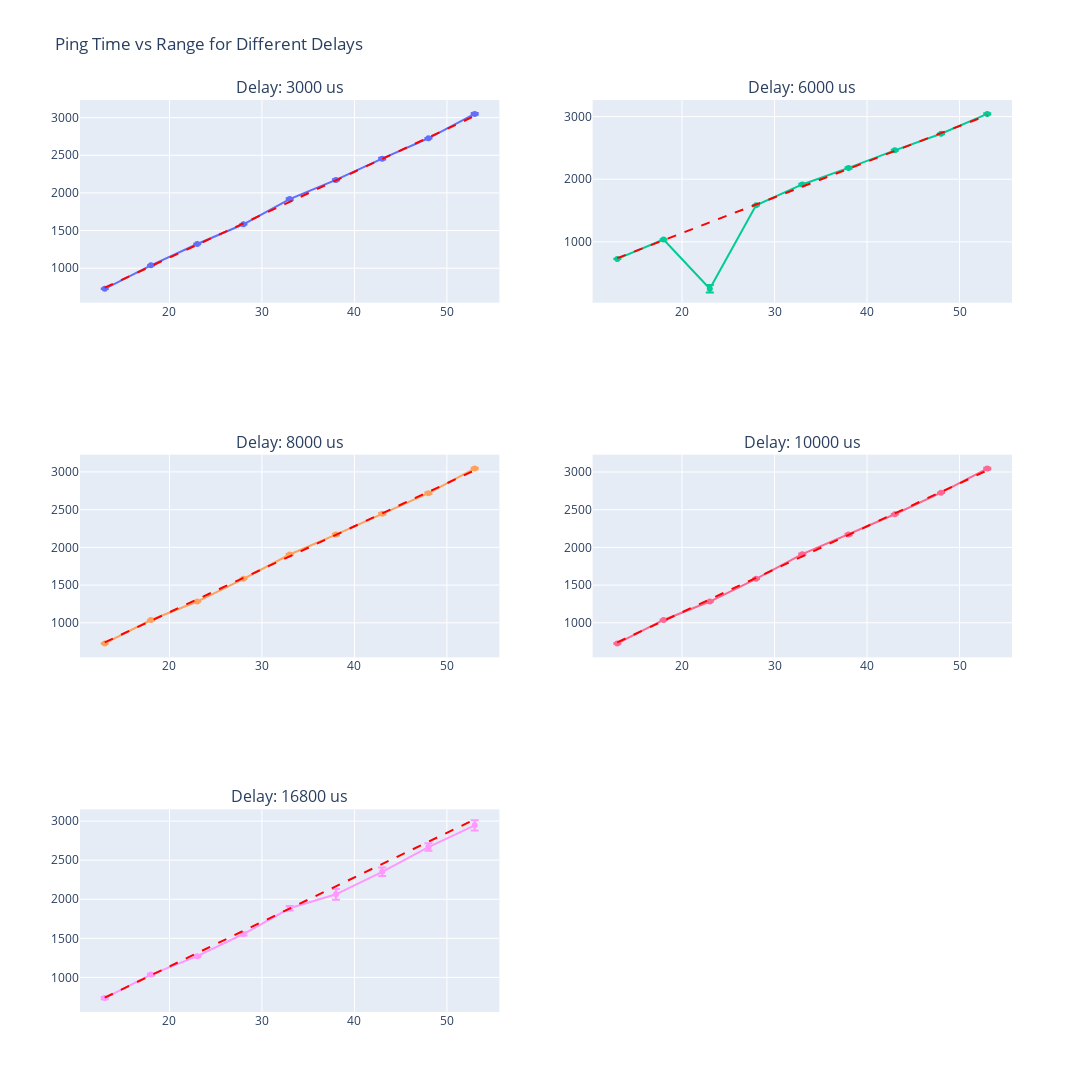

This figure's notebook cell:
### Markdown cell above
### Cluster 4: num_sensor = 33 stable

### Code cell
visualize_cluster(df_custom_cluster_16,4)
